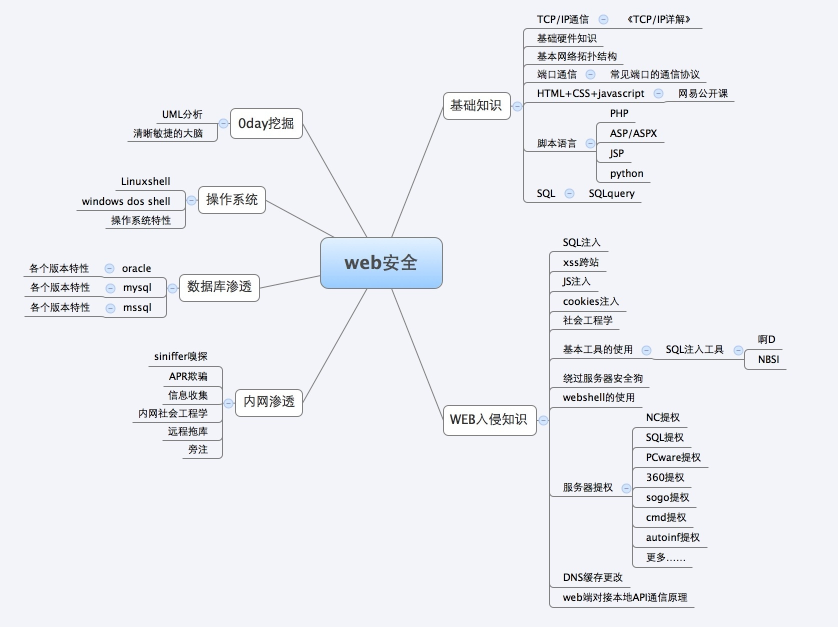
#> input picture 2014-12-10-0005/python/img/manager.jpg, 1676 x 1254 px (shown at 1/2 size); its folder holds only this picture in this run
$ python zoom.py
#> lines starting #> are read from the running program, lines starting #| are printed output that depends on the picture
# coding:utf-8
# !/usr/bin/python2.7

from PIL import Image
import os


def zoomImg(img, size):
    """缩放图像大小函数"""
#> called with img = 'manager.jpg', size = (1136, 640)
    disposedIm = os.path.splitext(img)[0] + '-dis.png'
    im = Image.open(os.path.join(os.getcwd(), 'img', img))
#> im is the input picture: PIL image 1676x1254 RGB; mean R, G, B 236.9, 238.2, 243.4
    size = disposeSize(im.size, size)
#> size = (855, 640)
    newIm = im.resize(size)
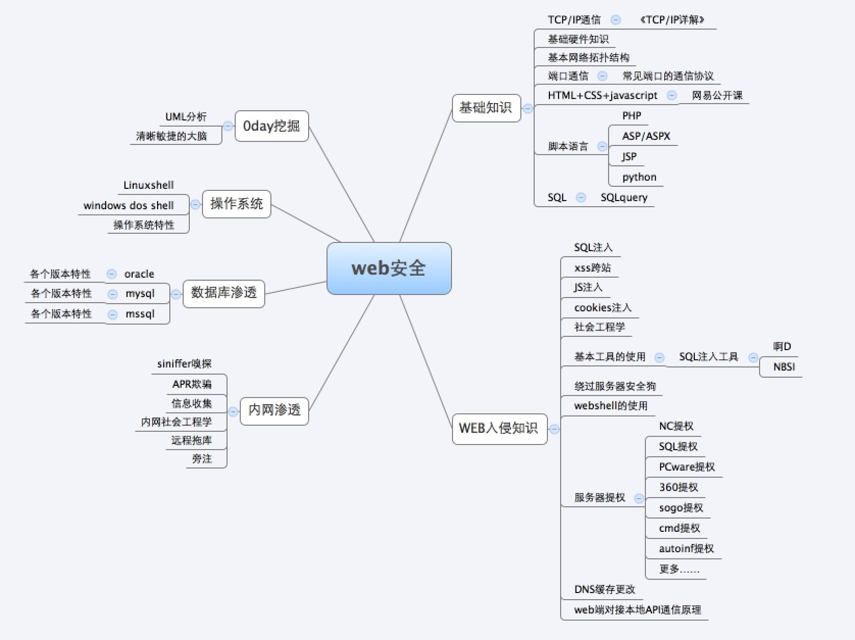
#> newIm: PIL image 855x640 RGB; mean R, G, B 236.9, 238.2, 243.4
    newIm.save(disposedIm)


def disposeSize(oldSize, size):
    rate = min(float(size[0]) / oldSize[0], float(size[1]) / oldSize[1])

    return (int(oldSize[0] * rate), int(oldSize[1] * rate))


if __name__ == '__main__':
    # 获取图片列表
    imglist = os.listdir(os.path.join(os.getcwd(), 'img'))
    iphone5sSize = (1136, 640)

    for i in range(len(imglist)):
        zoomImg(imglist[i], iphone5sSize)
